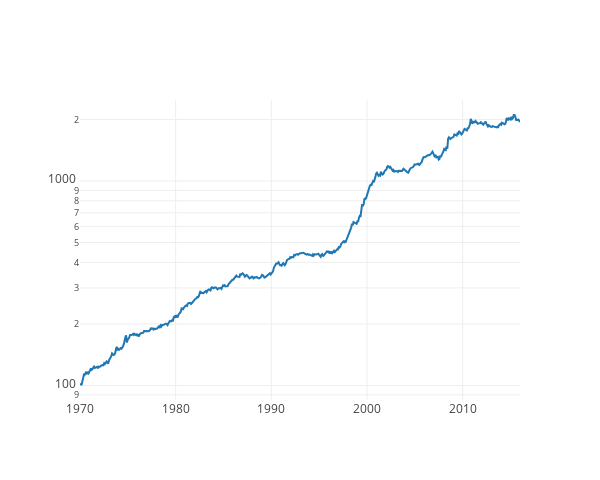

The notebook cell saved with this chart:
### Code cell
# run performance chart
perf_post_LASSO = 100 * np.cumprod(1 + results_post_LASSO / 100)

def mychart(args, names=None):
    x_coords = np.linspace(1970, 2016, args[0].shape[0])
    
    plotdata = []
    for i in range(len(args)):
        tracelabel = "Trace %d" % i
        if names:
                tracelabel=names[i]
        plotdata.append(Scatter(x=x_coords,
                                y=args[i].reshape(-1),
                                mode = 'line',
                                name=tracelabel))    

    layout = Layout(
        autosize=False,
        width=600,
        height=480,
        yaxis=dict(
            type='log',
            autorange=True
        )
    )
    
    fig = Figure(data=plotdata, layout=layout)
    
    return iplot(fig)
    
mychart([perf_post_LASSO],["Post-LASSO"])

### Figure 1 — Plotly figure (JSON) as saved in the notebook; plotly's stock layout.template omitted (floating-point values rounded to 4 significant figures; data arrays with more than 128 entries replaced by an {"elided": "..."} marker saying what was removed)
{"data": [{"mode": "line", "name": "Post-LASSO", "type": "scatter", "x": {"elided": "564 float values"}, "y": {"elided": "564 float values"}}], "layout": {"autosize": false, "height": 480, "width": 600, "yaxis": {"autorange": true, "type": "log"}}}
